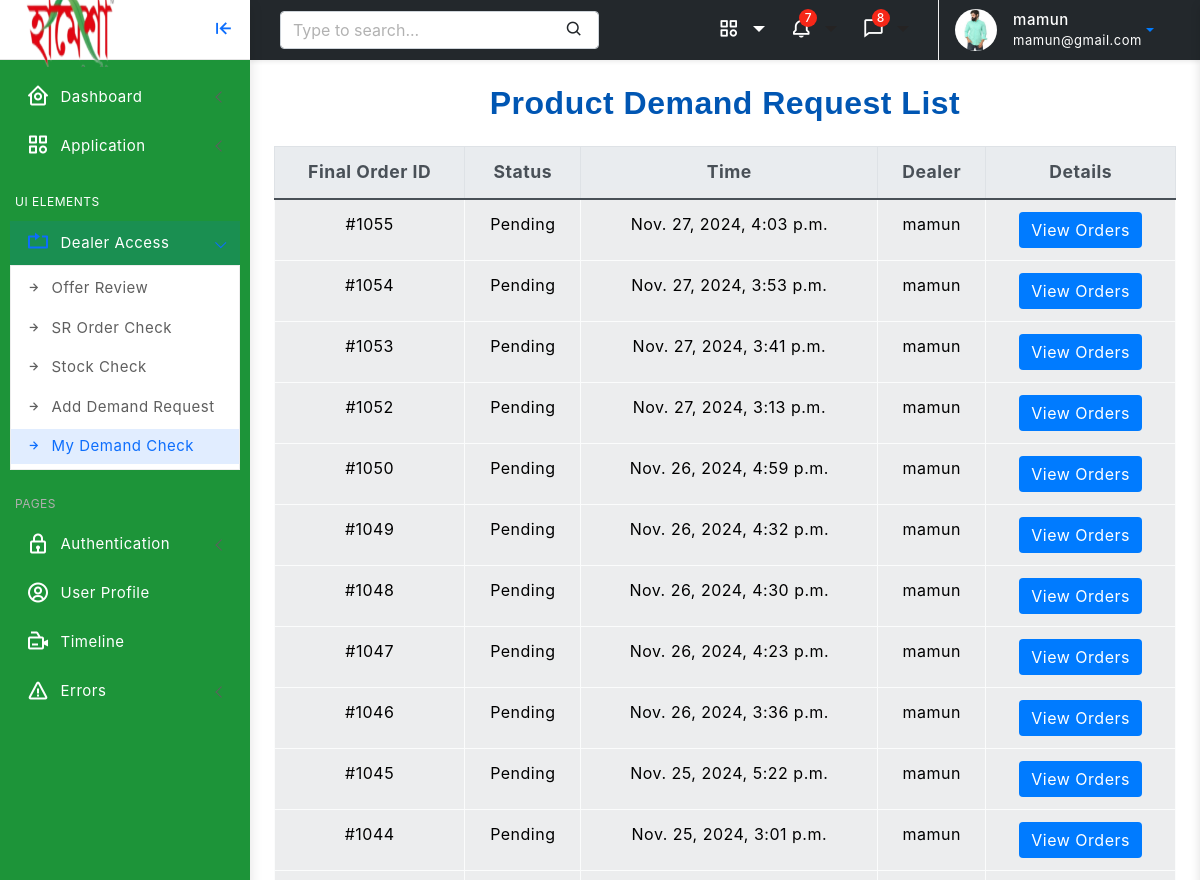
Before: /demand/check/ (signed in, upper part) with the older database file.
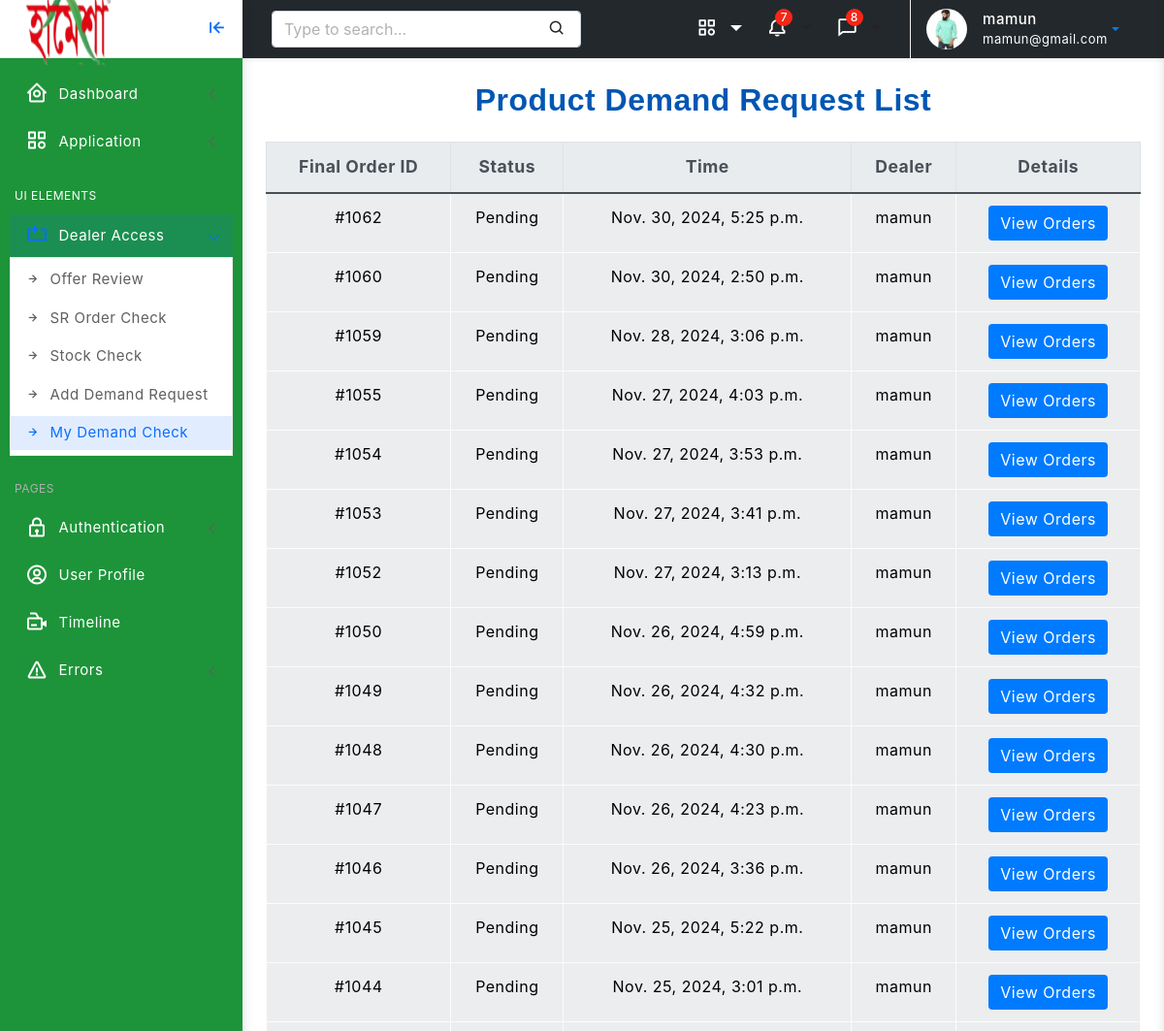
After: the same page with the newer database file.
### user/models.py (models this page shows, shortened)
class Profile(models.Model):
    customer = models.OneToOneField(User, on_delete=models.CASCADE)
    address = models.CharField(max_length=200)
    phone = models.CharField(max_length=50)
    image = models.ImageField(default='default.png', upload_to='profile_images')
    nid = models.CharField(max_length=20, unique=True, blank=True, null= True)
    title= models.CharField(max_length=40, blank=True, null= True)
    salary = models.DecimalField(max_digits=10, decimal_places=2, blank=True, null= True)
    joining_date = models.DateField(blank=True, null= True)
    HEAD_OFFICE = 'HEAD_OFFICE'
    FACTORY = 'FACTORY'
    OTHERS='OTHERS'
    JOB_LOCATION_CHOICES = [
        (HEAD_OFFICE, 'Head Office'),
        (FACTORY, 'Factory'),
        (OTHERS, 'others'),
    ]
    job_location = models.CharField(max_length=20, choices=JOB_LOCATION_CHOICES, blank=True, null= True)
    zones = models.ManyToManyField(Zone, blank=True, verbose_name="Dealer Zones")
    products = models.ManyToManyField(Product, blank=True, verbose_name="Dealer Products")

### dashboard/models.py (models this page shows, shortened)
class DealerOrder(models.Model):
    dealer = models.ForeignKey(User, on_delete=models.CASCADE)
    created_at = models.DateTimeField(auto_now_add=True, verbose_name="Date Created")
    status = models.CharField(max_length=20, choices=DemandStatus, default='Pending')
    products = models.ManyToManyField(DealerProductNeed, verbose_name="Select Orders")

### dashboard/decorators.py (the view)
        def wrapper(request, *args, **kwargs):
            group = None
            if request.user.groups.exists():
                group = request.user.groups.all()[0].name
            if group in allowed_roles:
                return view_func(request, *args, **kwargs)
            else:
                return HttpResponse('You are not authorized to view this page')

### dashboard/models.py (called while the page is built)
    def net_amount(self):
        if self.product is None:
            return 0
        return self.demand_quantity * self.product.product_dp

    def gross_amount(self):
        if self.product is None:
            return 0
        return self.demand_quantity * self.product.product_dp

### templates/dashboard/dealer_demand_check.html (shortened to what this page needs)
{% extends 'partials/base0.html' %}
{% load static %}
{% block content %}
<div class="page-wrapper">
    <div class="page-content">
        <h2 class="text-center mb-4">Product Demand Request List</h2>
        <table class="table table-hover table-striped table-bordered">
            <thead class="thead-light">
                <tr>
                    <th scope="col">Final Order ID</th>
                    <th scope="col">Status</th>
                    <th scope="col">Time</th>
                    <th scope="col">Dealer</th>
                    <th scope="col">Details</th>
                </tr>
            </thead>
            <tbody>
                {% for final_order in final_orders %}
                <tr class="table-light">
                    <td>#10{{ final_order.id }}</td>
                    <td>{{ final_order.status }}</td>
                    <td>{{ final_order.created_at }}</td>
                    <td>{{ final_order.dealer }}</td>
                    <td>
                        <button type="button" class="btn btn-primary" data-toggle="collapse" data-target="#orderDetails-{{ final_order.id }}">
                            View Orders
                        </button>
                    </td>
                </tr>
                {% endfor %}
            </tbody>
        </table>
        <link rel="stylesheet" href="https://stackpath.bootstrapcdn.com/bootstrap/4.3.1/css/bootstrap.min.css">
    </div>
</div>
<br><br><br><br>
{% endblock %}

### templates/partials/base0.html (shortened to what this page needs)
<!doctype html>
<html lang="en">
{% load static %}
<head>
	<link href="{% static 'assets/plugins/vectormap/jquery-jvectormap-2.0.2.css' %}" rel="stylesheet"/>
	<link href="{% static 'assets/plugins/simplebar/css/simplebar.css' %}" rel="stylesheet" />
	<link href="{% static 'assets/plugins/perfect-scrollbar/css/perfect-scrollbar.css' %}" rel="stylesheet" />
	<link href="{% static 'assets/plugins/metismenu/css/metisMenu.min.css' %}" rel="stylesheet" />
	<link href="{% static 'assets/css/pace.min.css' %}" rel="stylesheet" />
	<link href="{% static 'assets/css/bootstrap.min.css' %}" rel="stylesheet">
	<link href="{% static 'assets/css/app.css' %}" rel="stylesheet">
	<link href="{% static 'assets/css/icons.css' %}" rel="stylesheet">
	<link rel="stylesheet" href="{% static 'assets/css/dark-theme.css' %}" />
	<link rel="stylesheet" href="{% static 'assets/css/semi-dark.css' %}" />
	<link rel="stylesheet" href="{% static 'assets/css/header-colors.css' %}" />
		<link rel="stylesheet" href="https://use.fontawesome.com/releases/v5.15.2/css/all.css"
>
</head>
<body>
	<div class="wrapper">
		<div class="sidebar-wrapper" data-simplebar="true" style="background-color: #1d9439; " >
			<div class="sidebar-header">
				<div>
					<img src="{% static 'assets/images/logo.png' %}" class="logo-icon" alt="logo icon" style="width: 110px; height: 70;">
				</div>
				<div class="toggle-icon ms-auto"><i class='bx bx-arrow-to-left'></i>
				</div>
			</div>
			<ul class="metismenu" id="menu" >
				<li>
					{% if is_dealer %}
					<a href="{% url 'sr-order' %}" class="has-arrow">
						<div style="color: #FFFFFF; "class="parent-icon"><i class='bx bx-home-circle'></i>
						</div>
						<div class="menu-title" style="color: #FFFFFF;">Dashboard</div>
					</a>
                    {% endif %}
				</li>
				<li>
					<a href="javascript:;" class="has-arrow">
						<div  style="color: #FFFFFF; " class="parent-icon"><i class="bx bx-category"></i>
						</div>
						<div class="menu-title" style="color: #FFFFFF;">Application</div>
					</a>
				</li>
				<li class="menu-label" style="color: #FFFFFF;">UI Elements</li>
				{% if is_dealer %}
				<li>
					<a class="has-arrow" href="javascript:;">
						<div class="parent-icon"><i class="bx bx-repeat"></i>
						</div>
						<div class="menu-title" style="color: #FFFFFF;">Dealer Access</div>
					</a>
					<ul>
						<li> <a href="{% url 'active_offer_list' %}"><i class="bx bx-right-arrow-alt"></i>Offer Review</a>
						<li> <a href="{% url 'sr-order' %}"><i class="bx bx-right-arrow-alt"></i>SR Order Check</a></li>
						<li> <a href="{% url 'user_stocks' %}"><i class="bx bx-right-arrow-alt"></i>Stock Check</a></li>
						<li> <a href="{% url 'demand' %}"><i class="bx bx-right-arrow-alt"></i>Add Demand Request </a>
						<li> <a href="{% url 'demand_check' %}"><i class="bx bx-right-arrow-alt"></i>My Demand Check</a>
						</li>
					</ul>
				</li>
				{% endif %}
				<li class="menu-label">Pages</li>
				<li>
					<a class="has-arrow" href="javascript:;">
						<div style="color: #FFFFFF; " class="parent-icon"><i class="bx bx-lock"></i>
						</div>
						<div style="color: #FFFFFF; " class="menu-title">Authentication</div>
					</a>
				</li>
				<li>
					<a href="{% url 'user-profile' %}">
						<div style="color: #FFFFFF; " class="parent-icon"><i class="bx bx-user-circle"></i>
						</div>
						<div class="menu-title" style="color: #FFFFFF;">User Profile</div>
					</a>
				</li>
				<li>
					<a href="#">
						<div style="color: #FFFFFF; " class="parent-icon"> <i class="bx bx-video-recording"></i>
						</div>
						<div class="menu-title" style="color: #FFFFFF;">Timeline</div>
					</a>
				</li>
				<li>
					<a class="has-arrow" href="javascript:;">
						<div style="color: #FFFFFF; "  class="parent-icon"><i class="bx bx-error"></i>
						</div>
						<div class="menu-title" style="color: #FFFFFF;">Errors</div>
					</a>
				</li>
			</ul>
		</div>
		<header>
			<div class="topbar d-flex align-items-center"  style="background-color:#23282c;" >
				<nav class="navbar navbar-expand">
					<div class="search-bar flex-grow-1">
						<div class="position-relative search-bar-box">
							<input type="text" class="form-control search-control" placeholder="Type to search..."> <span class="position-absolute top-50 search-show translate-middle-y"><i class='bx bx-search'></i></span>
						</div>
					</div>
					<div class="top-menu ms-auto">
						<ul class="navbar-nav align-items-center">
							<li class="nav-item dropdown dropdown-large">
								<a style="color: white;" class="nav-link dropdown-toggle dropdown-toggle-nocaret" href="#" role="button" data-bs-toggle="dropdown" aria-expanded="false">	<i class='bx bx-category'></i>
								</a>
							</li>
							<li class="nav-item dropdown dropdown-large">
								<a class="nav-link dropdown-toggle dropdown-toggle-nocaret position-relative" href="#" role="button" data-bs-toggle="dropdown" aria-expanded="false"> <span class="alert-count">7</span>
									<i style="color: white;" class='bx bx-bell'></i>
								</a>
							</li>
							<li class="nav-item dropdown dropdown-large">
								<a class="nav-link dropdown-toggle dropdown-toggle-nocaret position-relative" href="#" role="button" data-bs-toggle="dropdown" aria-expanded="false"> <span class="alert-count">8</span>
									<i style="color: white;" class='bx bx-comment'></i>
								</a>
							</li>
						</ul>
					</div>
					<div class="user-box dropdown">
						<a class="d-flex align-items-center nav-link dropdown-toggle dropdown-toggle-nocaret" href="#" role="button" data-bs-toggle="dropdown" aria-expanded="false">
							<img src="{{ user.profile.image.url }}" class="user-img" alt="user avatar">
							<div class="user-info ps-3">
								<p style="color: white;" class="user-name mb-0">{{ user.username }}</p>
								<p style="color: white;" class="designattion mb-0">{{ user.email }}</p>
							</div>
						</a>
					</div>
				</nav>
			</div>
		</header>
        {% block content %}
        {% endblock %}
	</div>
</body>
</html>

### static/assets/css/app.css (style rules this page uses)
body { font-size: 14px; color: #4c5258; letter-spacing: .5px; background-color: #f4f4f4; overflow-x: hidden; font-family: Roboto, sans-serif }
a { text-decoration: none }
.wrapper { width: 100%; position: relative }
.sidebar-wrapper { width: 250px; height: 100%; position: fixed; top: 0; bottom: 0; left: 0; background: #fff; border-right: 0 solid #e4e4e4; z-index: 11; box-shadow: 0 .3rem .8rem rgba(0, 0, 0, .12)!important; transition: all .2s ease-out }
.sidebar-header { width: 250px; height: 60px; display: flex; align-items: center; position: absolute; top: 0; bottom: 0; padding: 0 15px; z-index: 5; background: #fff; background-clip: padding-box; border-bottom: 1px solid #e4e4e4 }
.logo-icon { width: 30px }
.toggle-icon { font-size: 22px; cursor: pointer; color: #0d6efd }
.topbar { position: fixed; top: 0; left: 250px; right: 0; height: 60px; background: #fff; border-bottom: 1px solid rgb(228 228 228 / 0%); z-index: 10; box-shadow: 0 .125rem .25rem rgba(0, 0, 0, .075)!important }
.topbar .navbar { width: 100%; height: 60px; padding-left: 30px; padding-right: 30px }
.page-wrapper { height: 100%; margin-top: 60px; margin-bottom: 30px; margin-left: 250px }
.page-content { padding: 1.5rem 1.5rem 0.7rem 1.5rem }
.sidebar-wrapper ul { padding: 0; margin: 0; list-style: none; background: 0 0 }
.sidebar-wrapper .metismenu { background: 0 0; display: -webkit-box; display: -ms-flexbox; display: flex; padding: 10px; margin-top: 60px; -webkit-box-orient: vertical; -webkit-box-direction: normal; -ms-flex-direction: column; flex-direction: column }
.sidebar-wrapper .metismenu li+li { margin-top: 5px }
.sidebar-wrapper .metismenu li:first-child { margin-top: 5px }
.sidebar-wrapper .metismenu li:last-child { margin-bottom: 5px }
.sidebar-wrapper .metismenu>li { display: -webkit-box; display: -ms-flexbox; display: flex; -webkit-box-orient: vertical; -webkit-box-direction: normal; -ms-flex-direction: column; flex-direction: column; position: relative }
.sidebar-wrapper .metismenu a { position: relative; display: flex; align-items: center; justify-content: left; padding: 8px 15px; font-size: 15px; color: #5f5f5f; outline-width: 0; text-overflow: ellipsis; overflow: hidden; letter-spacing: .5px; border: 1px solid #ffffff00; transition: all .3s ease-out }
.sidebar-wrapper .metismenu a .parent-icon { font-size: 24px; line-height: 1 }
.sidebar-wrapper .metismenu a .menu-title { margin-left: 10px }
.sidebar-wrapper .metismenu ul a { padding: 6px 15px 6px 15px; font-size: 15px; border: 0 }
.sidebar-wrapper .metismenu ul a i { margin-right: 10px }
.sidebar-wrapper .metismenu ul { border: 1px solid #ededed; background: #fff }
.sidebar-wrapper .metismenu .mm-active>a, .sidebar-wrapper .metismenu a:active, .sidebar-wrapper .metismenu a:focus, .sidebar-wrapper .metismenu a:hover { color: #0d6efd; text-decoration: none; background: rgb(13 110 253 / .12) }
.menu-label { padding: 20px 15px 5px 5px; color: #b0afaf; text-transform: uppercase; font-size: 12px; letter-spacing: .5px }
.metismenu .has-arrow:after { position: absolute; content: ""; width: .5em; height: .5em; border-style: solid; border-width: 1.2px 0 0 1.2px; border-color: initial; right: 15px; transform: rotate(-45deg) translateY(-50%); transform-origin: top; top: 50%; transition: all .3s ease-out }
input::placeholder { color: #000!important; opacity: .3!important }
.search-bar-box { width: 75% }
.search-control { background-color: #f6f5f5; border: 1px solid #f2efef; padding-right: 2.5rem }
.search-show { font-size: 18px; right: 15px }
.topbar .navbar .navbar-nav .nav-link { padding-right: .8rem; padding-left: .8rem; color: #252323; font-size: 22px }
.dropdown-toggle-nocaret:after { display: none }
.alert-count { position: absolute; top: 5px; left: 22px; width: 18px; height: 18px; display: flex; align-items: center; justify-content: center; border-radius: 50%; font-size: 12px; font-weight: 500; color: #fff; background: #f62718 }
.user-img { width: 42px; height: 42px; border-radius: 50%; border: 0 solid #e5e5e5; padding: 0 }
.user-info .user-name { font-size: 15px; font-weight: 500; color: #413c3c }
.user-info .designattion { font-size: 13px; color: #a9a8a8 }
.user-box { display: flex; align-items: center; height: 60px; border-left: 1px solid #f0f0f0; margin-left: 1rem }
.dropdown-large { position: relative }

Changed rows visible on the page:
added DealerOrder: id "62", status "Pending", created_at "Nov. 30, 2024, 5:25 p.m.", dealer "mamun"
added DealerOrder: id "60", status "Pending", created_at "Nov. 30, 2024, 2:50 p.m.", dealer "mamun"
added DealerOrder: id "59", status "Pending", created_at "Nov. 28, 2024, 3:06 p.m.", dealer "mamun"
